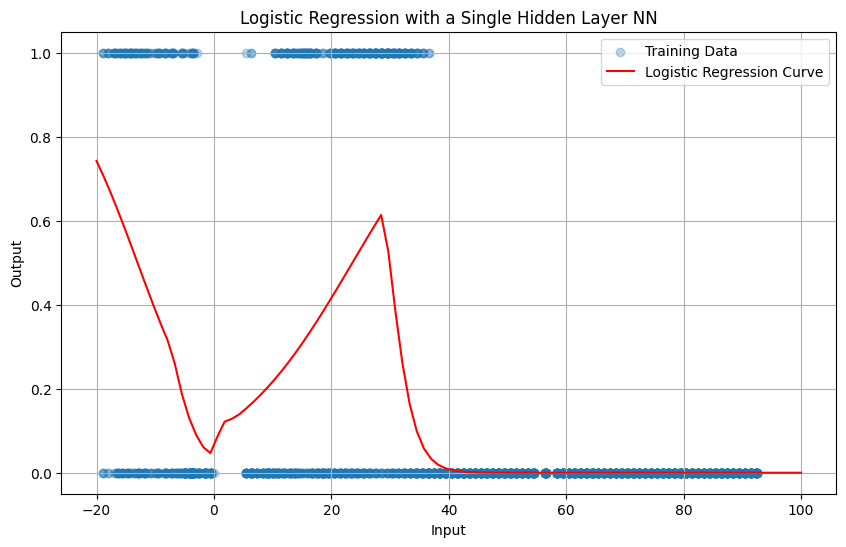
#> input picture surrrogate_model_training.png, 846 x 547 px
$ python image_blur_demo.py --image surrrogate_model_training.png
#> lines starting #> are read from the running program, lines starting #| are printed output that depends on the picture
#> further down, image is the input picture: shape (547, 846, 3); mean B, G, R 247.5, 246.5, 246.6
import cv2
import numpy as np
import argparse

def alternative_radial_blur(img, blur=0.02, iterations=5):
#> called with blur = 0.03, iterations = 5
    w, h = img.shape[:2]
#> w = 547; h = 846

    center_x = w / 2
#> center_x = 273.5
    center_y = h / 2
#> center_y = 423
    # blur = 0.02
    iterations = 5

    growMapx = np.tile(np.arange(h) + ((np.arange(h) - center_x)*blur), (w, 1)).astype(np.float32)
    shrinkMapx = np.tile(np.arange(h) - ((np.arange(h) - center_x)*blur), (w, 1)).astype(np.float32)
    growMapy = np.tile(np.arange(w) + ((np.arange(w) - center_y)*blur), (h, 1)).transpose().astype(np.float32)
    shrinkMapy = np.tile(np.arange(w) - ((np.arange(w) - center_y)*blur), (h, 1)).transpose().astype(np.float32)

    for i in range(iterations):
        tmp1 = cv2.remap(img, growMapx, growMapy, cv2.INTER_LINEAR)
        tmp2 = cv2.remap(img, shrinkMapx, shrinkMapy, cv2.INTER_LINEAR)
        img = cv2.addWeighted(tmp1, 0.5, tmp2, 0.5, 0)
#> this loop made 5 passes
#> pass 1, in alternative_radial_blur, `tmp1 = cv2.remap(img, growMapx, growMapy, cv2.INTER_LINEAR)`:
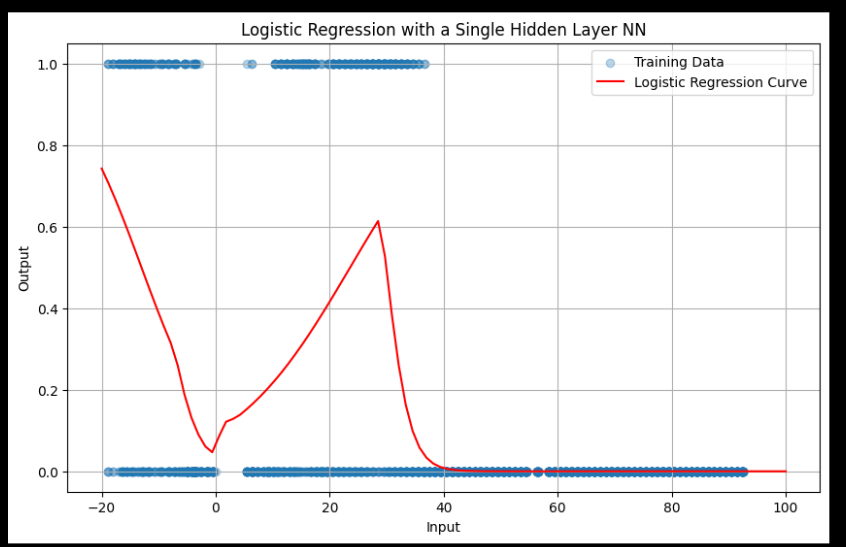
#> tmp1: shape (547, 846, 3); mean B, G, R 233.3, 232.4, 232.5
#> pass 1, in alternative_radial_blur, `tmp2 = cv2.remap(img, shrinkMapx, shrinkMapy, cv2.INTER_LINEAR)`:
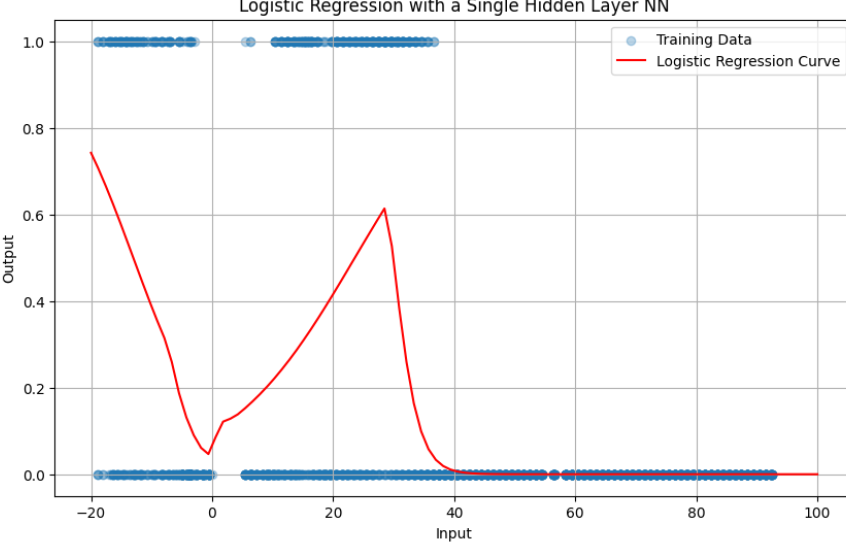
#> tmp2: shape (547, 846, 3); mean B, G, R 247.4, 246.4, 246.5
#> pass 1, in alternative_radial_blur, `img = cv2.addWeighted(tmp1, 0.5, tmp2, 0.5, 0)`:
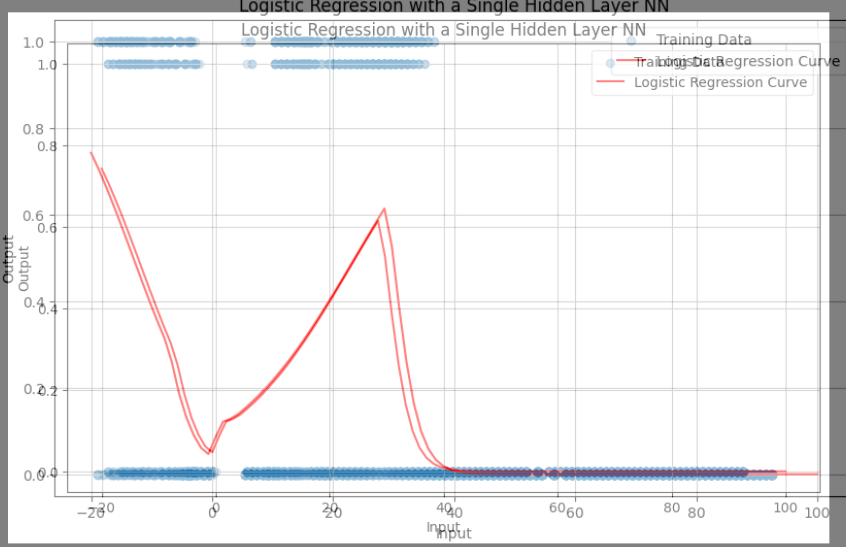
#> img: shape (547, 846, 3); mean B, G, R 240.4, 239.4, 239.5
#> pass 2, in alternative_radial_blur, `tmp1 = cv2.remap(img, growMapx, growMapy, cv2.INTER_LINEAR)`:
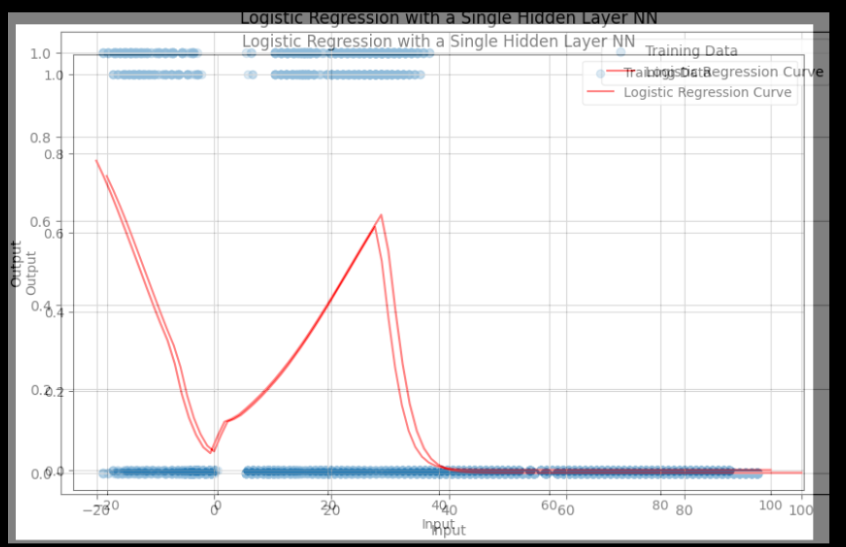
#> tmp1: shape (547, 846, 3); mean B, G, R 226.6, 225.7, 225.8
#> after the loop:
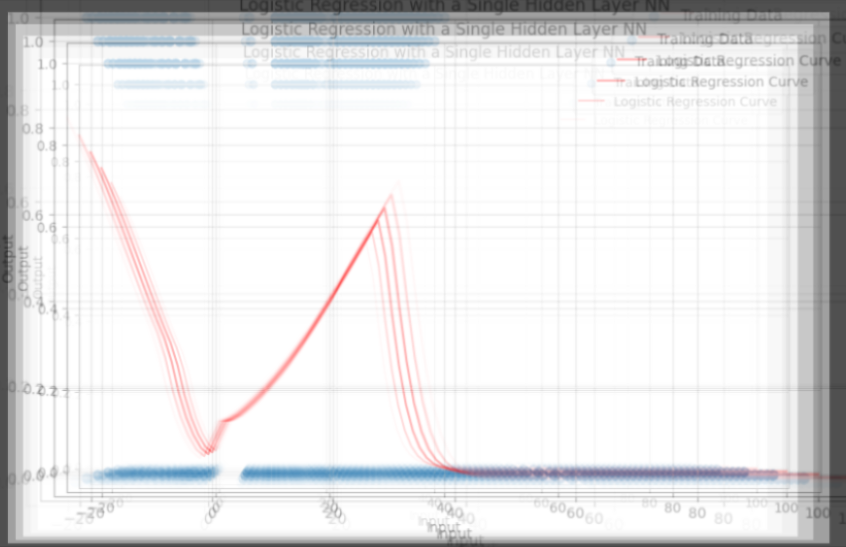
#> img: shape (547, 846, 3); mean B, G, R 229.2, 228.3, 228.4
#> after the loop:
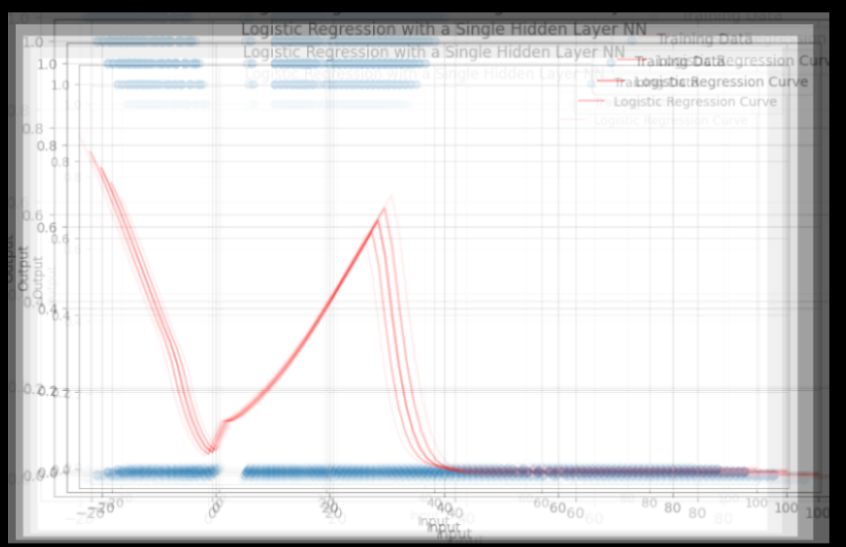
#> tmp1: shape (547, 846, 3); mean B, G, R 218.2, 217.3, 217.4
    return img

if __name__ == "__main__":
    parser = argparse.ArgumentParser(description="Apply alternative radial blur to an image.")
    parser.add_argument('--image', type=str, help="Path to the image you want to process.", required=False, default="2161.png")
    parser.add_argument('--blur', type=float, help="Blur radius per pixel from center. Default=0.02.", default=0.03)
    parser.add_argument('--iterations', type=int, help="Number of blur iterations. Default=5.", default=5)
    parser.add_argument('--output', type=str, help="Path to save the blurred image.", required=False, default="./2161_blurred_0.03.png")
    args = parser.parse_args()

    image = cv2.imread(args.image)
    blurred_image = alternative_radial_blur(image, args.blur, args.iterations)
    cv2.imwrite(args.output, blurred_image)
